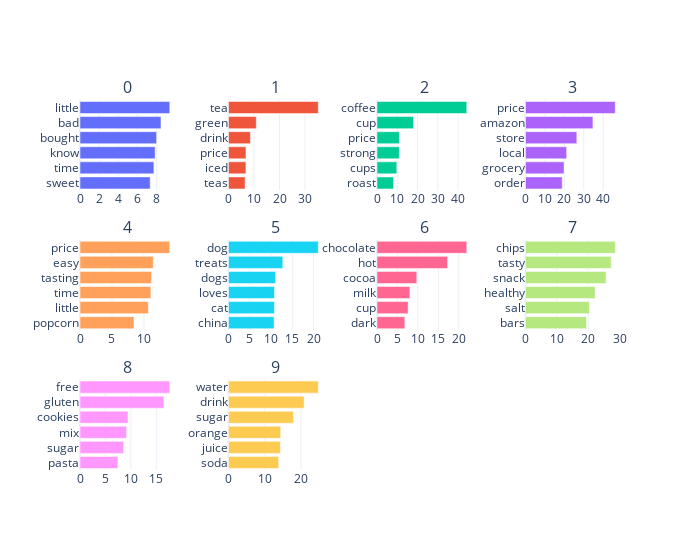

The notebook cell this image was saved under:
### Code cell
fig = file_util.get_topics_html("NMF")
fig.update_layout(width = 700, height = 550)

### Figure 1 — Plotly figure (JSON) as saved in the notebook; plotly's stock layout.template omitted (floating-point values rounded to 4 significant figures)
{"data": [{"marker": {"color": "#636EFA"}, "orientation": "h", "type": "bar", "x": [7.321, 7.711, 7.839, 7.991, 8.446, 9.365], "xaxis": "x", "y": ["sweet", "time", "know", "bought", "bad", "little"], "yaxis": "y"}, {"marker": {"color": "#EF553B"}, "orientation": "h", "type": "bar", "x": [6.502, 6.83, 6.839, 8.579, 10.89, 35.17], "xaxis": "x2", "y": ["teas", "iced", "price", "drink", "green", "tea"], "yaxis": "y2"}, {"marker": {"color": "#00CC96"}, "orientation": "h", "type": "bar", "x": [8.143, 9.776, 11.01, 11.02, 17.99, 44.28], "xaxis": "x3", "y": ["roast", "cups", "strong", "price", "cup", "coffee"], "yaxis": "y3"}, {"marker": {"color": "#AB63FA"}, "orientation": "h", "type": "bar", "x": [18.9, 19.82, 21.18, 26.42, 34.71, 46.23], "xaxis": "x4", "y": ["order", "grocery", "local", "store", "amazon", "price"], "yaxis": "y4"}, {"marker": {"color": "#FFA15A"}, "orientation": "h", "type": "bar", "x": [8.439, 10.68, 11.08, 11.18, 11.45, 14.03], "xaxis": "x5", "y": ["popcorn", "little", "time", "tasting", "easy", "price"], "yaxis": "y5"}, {"marker": {"color": "#19D3F3"}, "orientation": "h", "type": "bar", "x": [10.71, 10.79, 10.8, 11.09, 12.77, 21.1], "xaxis": "x6", "y": ["china", "cat", "loves", "dogs", "treats", "dog"], "yaxis": "y6"}, {"marker": {"color": "#FF6692"}, "orientation": "h", "type": "bar", "x": [6.803, 7.605, 8.039, 9.722, 17.26, 21.95], "xaxis": "x7", "y": ["dark", "cup", "milk", "cocoa", "hot", "chocolate"], "yaxis": "y7"}, {"marker": {"color": "#B6E880"}, "orientation": "h", "type": "bar", "x": [19.42, 20.33, 22.17, 25.66, 27.28, 28.57], "xaxis": "x8", "y": ["bars", "salt", "healthy", "snack", "tasty", "chips"], "yaxis": "y8"}, {"marker": {"color": "#FF97FF"}, "orientation": "h", "type": "bar", "x": [7.463, 8.579, 9.159, 9.449, 16.5, 17.66], "xaxis": "x9", "y": ["pasta", "sugar", "mix", "cookies", "gluten", "free"], "yaxis": "y9"}, {"marker": {"color": "#FECB52"}, "orientation": "h", "type": "bar", "x": [13.82, 14.3, 14.38, 17.88, 20.84, 24.75], "xaxis": "x10", "y": ["soda", "juice", "orange", "sugar", "drink", "water"], "yaxis": "y10"}], "layout": {"annotations": [{"font": {"size": 16}, "showarrow": false, "text": "0", "x": 0.0875, "xanchor": "center", "xref": "paper", "y": 1, "yanchor": "bottom", "yref": "paper"}, {"font": {"size": 16}, "showarrow": false, "text": "1", "x": 0.3625, "xanchor": "center", "xref": "paper", "y": 1, "yanchor": "bottom", "yref": "paper"}, {"font": {"size": 16}, "showarrow": false, "text": "2", "x": 0.6375, "xanchor": "center", "xref": "paper", "y": 1, "yanchor": "bottom", "yref": "paper"}, {"font": {"size": 16}, "showarrow": false, "text": "3", "x": 0.9125, "xanchor": "center", "xref": "paper", "y": 1, "yanchor": "bottom", "yref": "paper"}, {"font": {"size": 16}, "showarrow": false, "text": "4", "x": 0.0875, "xanchor": "center", "xref": "paper", "y": 0.6222, "yanchor": "bottom", "yref": "paper"}, {"font": {"size": 16}, "showarrow": false, "text": "5", "x": 0.3625, "xanchor": "center", "xref": "paper", "y": 0.6222, "yanchor": "bottom", "yref": "paper"}, {"font": {"size": 16}, "showarrow": false, "text": "6", "x": 0.6375, "xanchor": "center", "xref": "paper", "y": 0.6222, "yanchor": "bottom", "yref": "paper"}, {"font": {"size": 16}, "showarrow": false, "text": "7", "x": 0.9125, "xanchor": "center", "xref": "paper", "y": 0.6222, "yanchor": "bottom", "yref": "paper"}, {"font": {"size": 16}, "showarrow": false, "text": "8", "x": 0.0875, "xanchor": "center", "xref": "paper", "y": 0.2444, "yanchor": "bottom", "yref": "paper"}, {"font": {"size": 16}, "showarrow": false, "text": "9", "x": 0.3625, "xanchor": "center", "xref": "paper", "y": 0.2444, "yanchor": "bottom", "yref": "paper"}], "height": 550, "hoverlabel": {"bgcolor": "white", "font": {"family": "Rockwell", "size": 16}}, "showlegend": false, "width": 700, "xaxis": {"anchor": "y", "domain": [0, 0.175]}, "xaxis10": {"anchor": "y10", "domain": [0.275, 0.45]}, "xaxis11": {"anchor": "y11", "domain": [0.55, 0.725]}, "xaxis12": {"anchor": "y12", "domain": [0.825, 1]}, "xaxis2": {"anchor": "y2", "domain": [0.275, 0.45]}, "xaxis3": {"anchor": "y3", "domain": [0.55, 0.725]}, "xaxis4": {"anchor": "y4", "domain": [0.825, 1]}, "xaxis5": {"anchor": "y5", "domain": [0, 0.175]}, "xaxis6": {"anchor": "y6", "domain": [0.275, 0.45]}, "xaxis7": {"anchor": "y7", "domain": [0.55, 0.725]}, "xaxis8": {"anchor": "y8", "domain": [0.825, 1]}, "xaxis9": {"anchor": "y9", "domain": [0, 0.175]}, "yaxis": {"anchor": "x", "domain": [0.7556, 1], "dtick": 1}, "yaxis10": {"anchor": "x10", "domain": [0, 0.2444], "dtick": 1}, "yaxis11": {"anchor": "x11", "domain": [0, 0.2444], "dtick": 1}, "yaxis12": {"anchor": "x12", "domain": [0, 0.2444], "dtick": 1}, "yaxis2": {"anchor": "x2", "domain": [0.7556, 1], "dtick": 1}, "yaxis3": {"anchor": "x3", "domain": [0.7556, 1], "dtick": 1}, "yaxis4": {"anchor": "x4", "domain": [0.7556, 1], "dtick": 1}, "yaxis5": {"anchor": "x5", "domain": [0.3778, 0.6222], "dtick": 1}, "yaxis6": {"anchor": "x6", "domain": [0.3778, 0.6222], "dtick": 1}, "yaxis7": {"anchor": "x7", "domain": [0.3778, 0.6222], "dtick": 1}, "yaxis8": {"anchor": "x8", "domain": [0.3778, 0.6222], "dtick": 1}, "yaxis9": {"anchor": "x9", "domain": [0, 0.2444], "dtick": 1}}}
